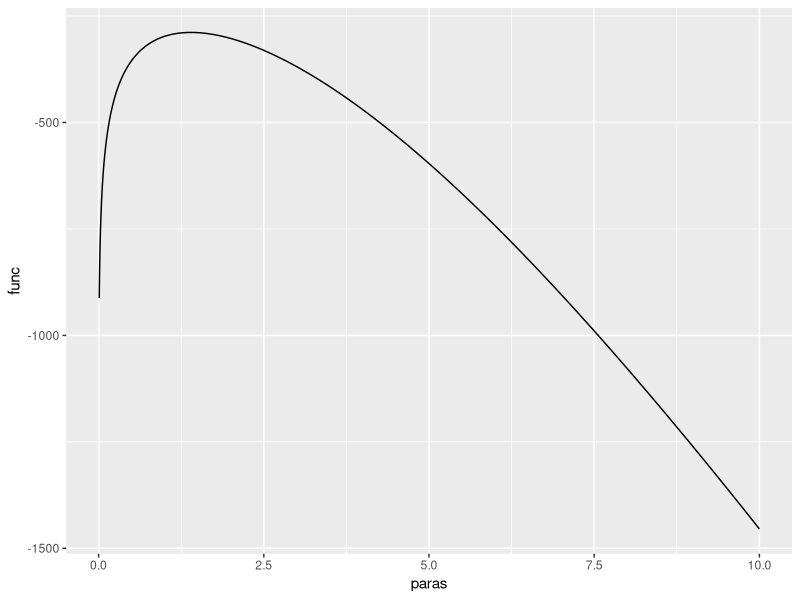
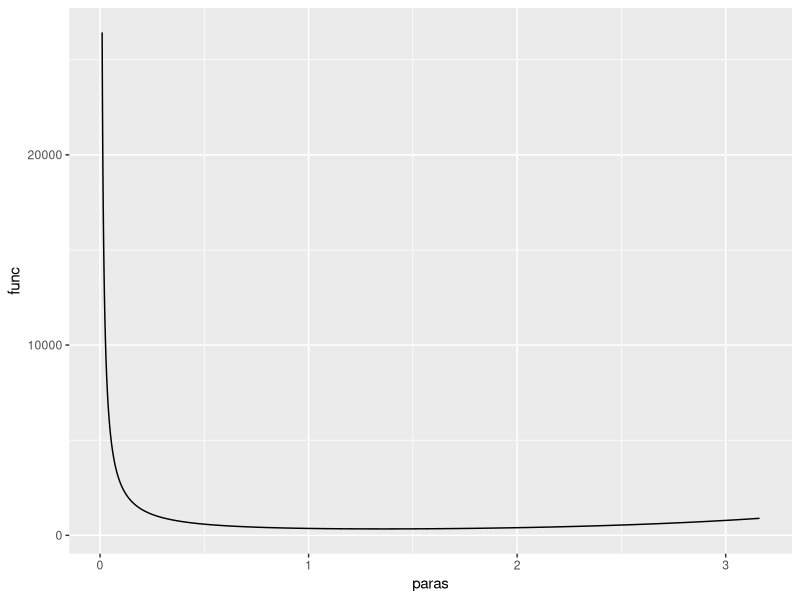

Source code (R) for these figures, in order:
## ---- chunk 1
knitr::opts_chunk$set(echo = TRUE)
knitr::opts_chunk$set(fig.width=4.5, fig.height=3)
library("dplyr")
library("ggplot2")
## ---- chunk 2
tbl1 <- data.frame(
  k = seq.int(2, 9),
  count = c(179, 51, 17, 6, 8, 1, 0, 2)
)
tbl1
## ---- chunk 3
logL <- function (mu) {
  prob_dist <- function(x) {
    exp(-mu) * mu^x / factorial(x) / 
      (1 - exp(-mu) - mu * exp(-mu))
  }
  data_ <- tbl1 %>% 
    dplyr::mutate(prob=prob_dist(k)) %>% # likelihood
    dplyr::mutate(likelihood=count*log(prob)) # log-likelihood
  sum(data_$likelihood) # sum them up
}
## ---- chunk 4
plot_curve <- function(pars, f) {
 df_curve <- data.frame(
  paras = pars,
  func = unlist(lapply(pars, f))
 )
 ggplot(df_curve, aes(x=paras, y=func)) + geom_line() 
}

plot_curve(10^seq.int(-2, 1, 0.01), logL)
## ---- chunk 5
opt <- optim(as.vector(c(1)), method = "BFGS", fn=function(x) {-logL(x)}, gr = NULL)
opt$par
## ---- chunk 6
fisher <- function(mu) {
  n <- 264
  n / mu + n*(mu+exp(-mu)-1)/exp(-mu)/(exp(-mu)-1-mu)^2
}
optimize(fisher, lower=0, upper=10)
## ---- chunk 7
plot_curve(10^seq.int(-2, 0.5, 0.01), fisher)
